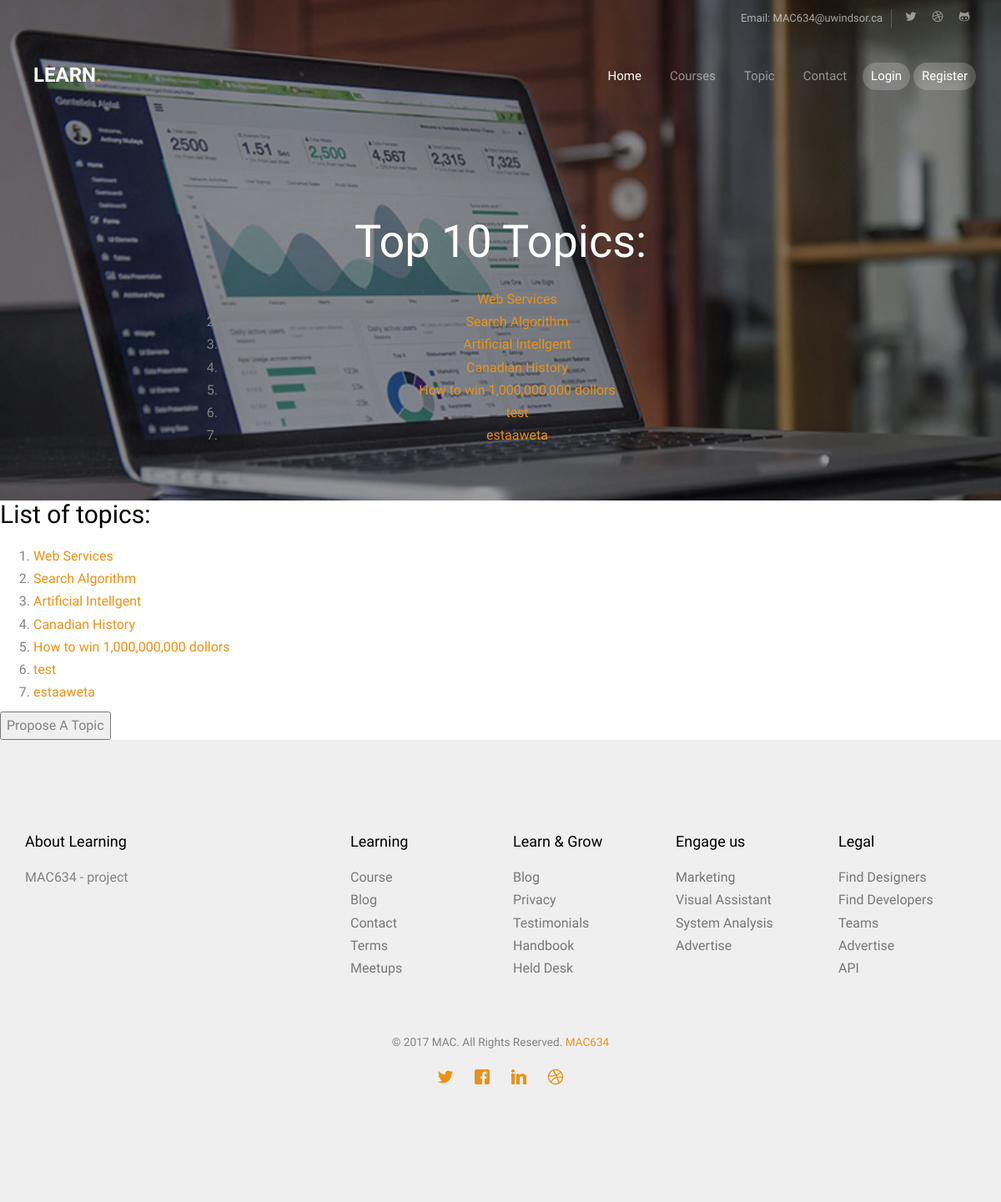
Screenshot of /myapp/topic/ with the database file from the repository.
### myapp/models.py (models this page shows, shortened)
class Topic(models.Model):
    subject = models.CharField(max_length=100, unique=True)
    intro_course = models.BooleanField(default=True)
    TIME_CHOICES = (
        (0, 'No preference'),
        (1, 'Morning'),
        (2, 'Afternoon'),
        (3, 'Evening')
    )
    time = models.IntegerField(default=0, choices=TIME_CHOICES)
    num_responses = models.IntegerField(default=0)
    avg_age =models.IntegerField(default=20)

### myapp/views.py (the view)
def topiclist(request):
    topiclist = Topic.objects.all()[:10]
    return render(request, 'myapp/topic.html', {'topiclist': topiclist})

### myapp/templates/myapp/topic.html (shortened to what this page needs)
{% extends 'myapp/base.html' %}
{% load staticfiles %}
{% block background_block %}
<header id="fh5co-header" class="fh5co-cover fh5co-cover-sm" role="banner" style="background-image:url({% static 'images/img_bg_2.jpg' %});" data-stellar-background-ratio="0.5">
	<div class="overlay"></div>
	<div class="container">
		<div class="row">
			<div class="col-md-8 col-md-offset-2 text-center">
				<div class="display-t">
					<div class="display-tc animate-box" data-animate-effect="fadeIn">
						<h1>Top 10 Topics:</h1>
            {% if topiclist %}
            <ol>
            {%  for topic in topiclist %}
              <li><a href="/myapp/topic/{{ topic.subject }}" >{{ topic.subject }} </a></li>
            {%  endfor %}
              </ol>
            {% else%}
              <strong> There are no available topics!</strong>
            {% endif %}
					</div>
				</div>
			</div>
		</div>
	</div>
</header>
{% endblock %}
{% block body_block %}
    {% if topiclist %}
        <h2>List of topics:</h2>
             <ol>
            {% for topic in topiclist %}
                  <li><a href="/myapp/topic/{{ topic.subject }}" >{{ topic.subject }} </a></li>
            {% endfor %}
             </ol>
    {% else%}
        <strong> There are no available topics!</strong>
    {%  endif %}
        <form action={% url 'myapp:addtopic'%} method='post'>
              <input type="submit" value="Propose A Topic" />
        </form>
{% endblock %}

### myapp/static/css/style.css (style rules this page uses)
body { font-family: "Work Sans", Arial, sans-serif; font-weight: 400; font-size: 16px; line-height: 1.7; color: #828282; background: #fff; }
a { color: #EA9215; -webkit-transition: 0.5s; -o-transition: 0.5s; transition: 0.5s; }
h1, h2, h3, h4, h5, h6, figure { color: #000; font-family: "Work Sans", Arial, sans-serif; font-weight: 400; margin: 0 0 20px 0; }
#fh5co-header, #fh5co-counter, .fh5co-bg { background-size: cover; background-position: top center; background-repeat: no-repeat; position: relative; }
.fh5co-cover { height: 800px; background-size: cover; background-position: top center; background-repeat: no-repeat; position: relative; float: left; width: 100%; }
.fh5co-cover .overlay { z-index: 0; position: absolute; bottom: 0; top: 0; left: 0; right: 0; background: rgba(0, 0, 0, 0.4); }
.fh5co-cover .display-t, .fh5co-cover .display-tc { z-index: 9; height: 700px; display: table; width: 100%; margin-top: 100px; }
.fh5co-cover.fh5co-cover-sm { height: 600px; }
.fh5co-cover.fh5co-cover-sm .display-t, .fh5co-cover.fh5co-cover-sm .display-tc { height: 600px; display: table; width: 100%; }
#fh5co-header .display-tc, #fh5co-counter .display-tc, .fh5co-cover .display-tc { display: table-cell !important; vertical-align: middle; }
#fh5co-header .display-tc h1, #fh5co-header .display-tc h2, #fh5co-counter .display-tc h1, #fh5co-counter .display-tc h2, .fh5co-cover .display-tc h1, .fh5co-cover .display-tc h2 { margin: 0; padding: 0; color: white; }
#fh5co-header .display-tc h1, #fh5co-counter .display-tc h1, .fh5co-cover .display-tc h1 { margin-bottom: 20px; font-size: 54px; line-height: 1.3; font-weight: 300; }
.js .animate-box { opacity: 0; }

### rows the page displays
Topic: subject "Web Services"
Topic: subject "Search Algorithm"
Topic: subject "Artificial Intellgent"
Topic: subject "Canadian History"
Topic: subject "How to win 1,000,000,000 dollors"
Topic: subject "test"
Topic: subject "estaaweta"
